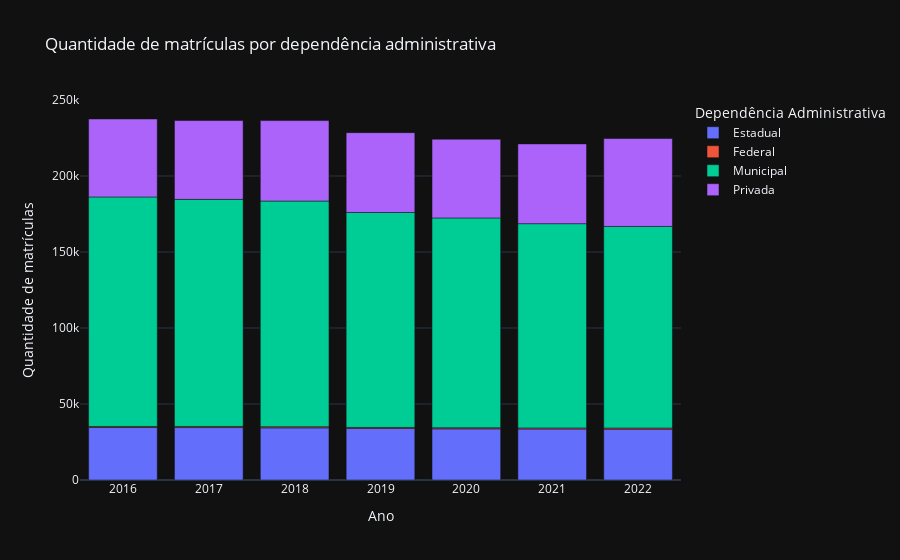

Notebook cell for this chart:
### Code cell
fig, df = get_plot_quantidade_matriculas("Dependência Administrativa")
fig

### Figure 1 — Plotly figure (JSON) as saved in the notebook; plotly's stock layout.template omitted (floating-point values rounded to 4 significant figures)
{"data": [{"alignmentgroup": "True", "hovertemplate": "Dependência Administrativa=Estadual<br>Ano=%{x}<br>Quantidade de matrículas=%{y}<extra></extra>", "legendgroup": "Estadual", "marker": {"color": "#636efa", "pattern": {"shape": ""}}, "name": "Estadual", "offsetgroup": "Estadual", "orientation": "v", "showlegend": true, "textposition": "auto", "x": [2016, 2017, 2018, 2019, 2020, 2021, 2022], "xaxis": "x", "y": [34522, 34504, 34309, 33901, 33658, 33564, 33460], "yaxis": "y", "type": "bar"}, {"alignmentgroup": "True", "hovertemplate": "Dependência Administrativa=Federal<br>Ano=%{x}<br>Quantidade de matrículas=%{y}<extra></extra>", "legendgroup": "Federal", "marker": {"color": "#EF553B", "pattern": {"shape": ""}}, "name": "Federal", "offsetgroup": "Federal", "orientation": "v", "showlegend": true, "textposition": "auto", "x": [2016, 2017, 2018, 2019, 2020, 2021, 2022], "xaxis": "x", "y": [703, 728, 752, 717, 714, 714, 735], "yaxis": "y", "type": "bar"}, {"alignmentgroup": "True", "hovertemplate": "Dependência Administrativa=Municipal<br>Ano=%{x}<br>Quantidade de matrículas=%{y}<extra></extra>", "legendgroup": "Municipal", "marker": {"color": "#00cc96", "pattern": {"shape": ""}}, "name": "Municipal", "offsetgroup": "Municipal", "orientation": "v", "showlegend": true, "textposition": "auto", "x": [2016, 2017, 2018, 2019, 2020, 2021, 2022], "xaxis": "x", "y": [150994, 149399, 148468, 141382, 138033, 134369, 132629], "yaxis": "y", "type": "bar"}, {"alignmentgroup": "True", "hovertemplate": "Dependência Administrativa=Privada<br>Ano=%{x}<br>Quantidade de matrículas=%{y}<extra></extra>", "legendgroup": "Privada", "marker": {"color": "#ab63fa", "pattern": {"shape": ""}}, "name": "Privada", "offsetgroup": "Privada", "orientation": "v", "showlegend": true, "textposition": "auto", "x": [2016, 2017, 2018, 2019, 2020, 2021, 2022], "xaxis": "x", "y": [51287, 51850, 52931, 52521, 51824, 52493, 57825], "yaxis": "y", "type": "bar"}], "layout": {"xaxis": {"anchor": "y", "domain": [0.0, 1.0], "title": {"text": "Ano"}}, "yaxis": {"anchor": "x", "domain": [0.0, 1.0], "title": {"text": "Quantidade de matrículas"}}, "legend": {"title": {"text": "Dependência Administrativa"}, "tracegroupgap": 0}, "title": {"text": "Quantidade de matrículas por dependência administrativa"}, "barmode": "relative"}}
